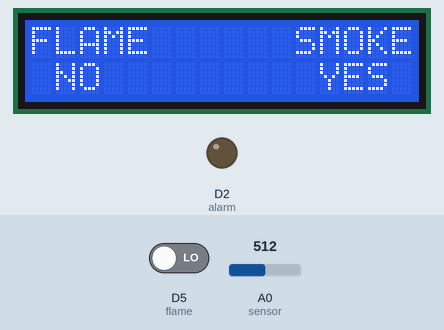
This sketch was run on a simulated ESP8266 (NodeMCU). On the bench: 16×2 character LCD, output pins drawn as LEDs (lit = HIGH). Inputs (shaded band) come from the test bench; at power-on: A0 (sensor) = 512, D5 (flame) LOW. WiFi joins after 1.5 s; servers stay silent unless stated; the audio player accepts every command and is not drawn; what the sketch prints to the serial monitor is not drawn.

Above: at 5.2 s.
5.3 s: A0 (sensor) set to 161
15.5 s: A0 (sensor) set to 139
At 24.7 s:
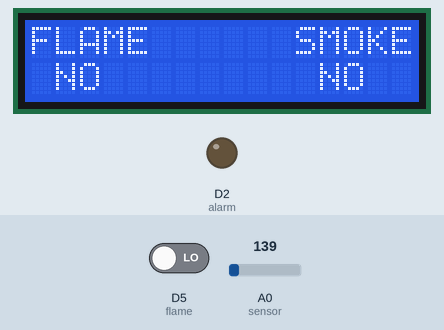
25.6 s: D5 (flame) driven HIGH
At 26.2 s:
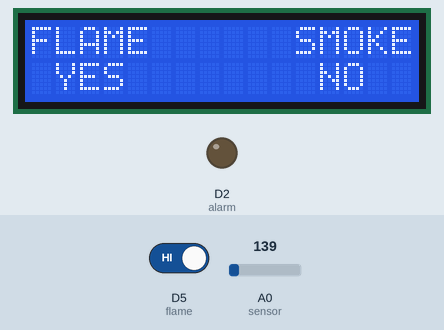
33.1 s: D5 (flame) driven LOW
At 40.8 s:
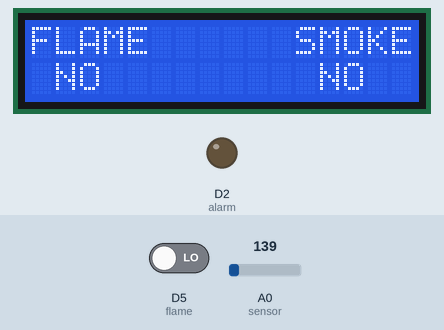
46.1 s: A0 (sensor) set to 160
At 46.6 s:
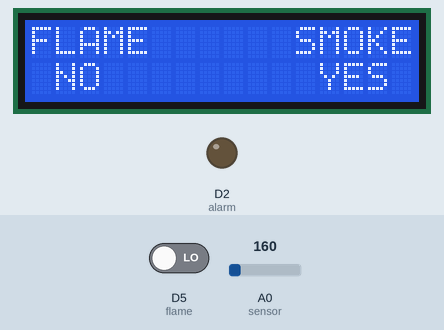
53.6 s: D5 (flame) driven HIGH
At 56.6 s:
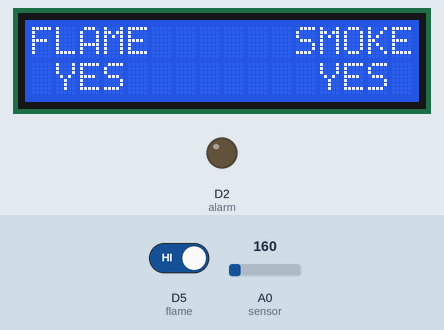
Timing chart, 0 to 58.1 s (numbered marks = the images above; inputs shaded):
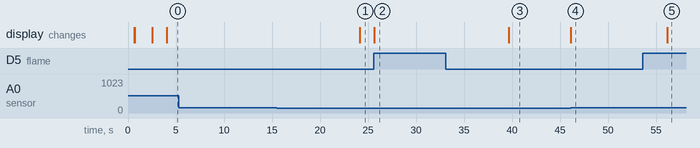

Measured:
- the behaviour switches between 150 and 149 on A0 (sensor) (found by bisection; images 0 and 1)
- after the input at 5.3 s, every drawn part: stays the same
- after the input at 15.5 s, the display: changes after 8.6 s (image 1)
- after the input at 25.6 s, the display: changes at once (image 2)
- after the input at 33.1 s, the display: changes after 6.6 s (image 3)
- after the input at 46.1 s, the display: changes at once (image 4)
- after the input at 53.6 s, the display: changes after 2.6 s (image 5)

The sketch:

fire_detector_with_email_alert.ino
```cpp
#include <DFPlayerMini_Fast.h>
#include <Wire.h>
#include <LiquidCrystal_I2C.h>
LiquidCrystal_I2C lcd(0x27, 16, 2);
#include <SoftwareSerial.h>
SoftwareSerial mySerial(D7, D8); // RX, TX
DFPlayerMini_Fast myMP3;

#define BLYNK_PRINT Serial
#include <ESP8266WiFi.h>
#include <BlynkSimpleEsp8266.h>
int alarm = D2;
int sensor = A0;
int flame = D5;

char auth[] = "dOnKpLhBldtJXEJlWBHoZkDvQP1myxSU";
char ssid[] = "Julius53";
char pass[] = "12345678";

void setup() {
  Serial.begin(9600);
  mySerial.begin(9600);
  myMP3.begin(mySerial);
  myMP3.volume(25);
  lcd.init();                      // initialize the lcd
  lcd.init();
  lcd.backlight();
  myMP3.play(1);
  pinMode(alarm, OUTPUT);
  pinMode(sensor, INPUT);
  pinMode(flame, INPUT);
  lcd.clear();
  lcd.setCursor(0, 0);
  lcd.print(" connecting to ");
  lcd.setCursor(0, 1);
  lcd.print("wifi (Julius53)");
  Blynk.begin(auth, ssid, pass);
  lcd.clear();
  lcd.setCursor(0, 0);
  lcd.print("wifi connected");
  delay(1500);
  lcd.clear();
  lcd.setCursor(0, 0);
  lcd.print("FLAME");
  lcd.setCursor(11, 0);
  lcd.print("SMOKE");

}

void loop() {
  Blynk.run();
  int readSensor = analogRead(sensor);
  int readflame = digitalRead(flame);

  if (readflame == 1 ) {
    lcd.setCursor(1, 1);
    lcd.print("YES");
    Blynk.email("Juliusc230@gmail.com", "Safty Alert", "fire dectected in electrical department");
    Blynk.notify("fire dectected in electrical department");
    Serial.print("email sent"); myMP3.play(4);
    delay(14000);

  }

  else {
    digitalWrite(alarm, LOW);
    lcd.setCursor(1, 1);
    lcd.print("NO ");

  }
  if ( readSensor >= 150 ) {
    lcd.setCursor(12, 1);
    lcd.print("YES");
    Blynk.email("Juliusc230@gmail.com", "Safty Alert", "Smoke dectected in electrical department");
    Blynk.notify("Smoke dectected in electrical department");
    Serial.print("email sent"); myMP3.play(2);
    delay(10000);

  }


  else {
    digitalWrite(alarm, LOW);
    lcd.setCursor(12, 1);
    lcd.print("NO ");

  }
  Serial.println(String("Smoke:") + String(readSensor) + String("flame:") + String(readflame));
}
```
